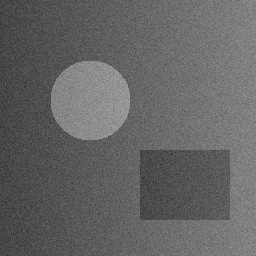
#> input picture Q01_sun_rising/input.jpg, 256 x 256 px
$ python b_hist_eq.py
#> lines starting #> are read from the running program, lines starting #| are printed output that depends on the picture
# Histogram equalisation
import numpy as np
import matplotlib.pyplot as plt
from PIL import Image
from pathlib import Path

# input.jpg = any image kept in the same folder as this file
img = np.array(Image.open(Path(__file__).with_name("input.jpg")).convert("L"))
#> img is the input picture: shape (256, 256); min 41, max 175, mean 100.5

hist = np.bincount(img.ravel(), minlength=256)       # histogram
#> hist = 256 values, max 1142 at index 88, min 0 at index 0, mean 256
cdf = hist.cumsum()                                  # cumulative sum
#> cdf = 256 values from 0 to 65536
cdf = (cdf - cdf.min()) / (cdf.max() - cdf.min()) * 255
#> cdf = 256 values from 0 to 255
out = cdf[img]                                       # map every pixel through the cdf
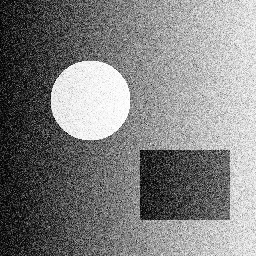
#> out: shape (256, 256) float64; min 0.00778, max 255, mean 129.1

plt.figure(figsize=(10, 7))
plt.subplot(2, 2, 1)
plt.imshow(img, cmap="gray", vmin=0, vmax=255)
plt.title("Original")
plt.subplot(2, 2, 2)
plt.imshow(out, cmap="gray", vmin=0, vmax=255)
plt.title("Equalised")
plt.subplot(2, 2, 3)
plt.hist(img.ravel(), 256, (0, 256))
plt.title("Original histogram")
plt.subplot(2, 2, 4)
plt.hist(out.ravel(), 256, (0, 256))
plt.title("Equalised histogram")
plt.tight_layout()
plt.show()
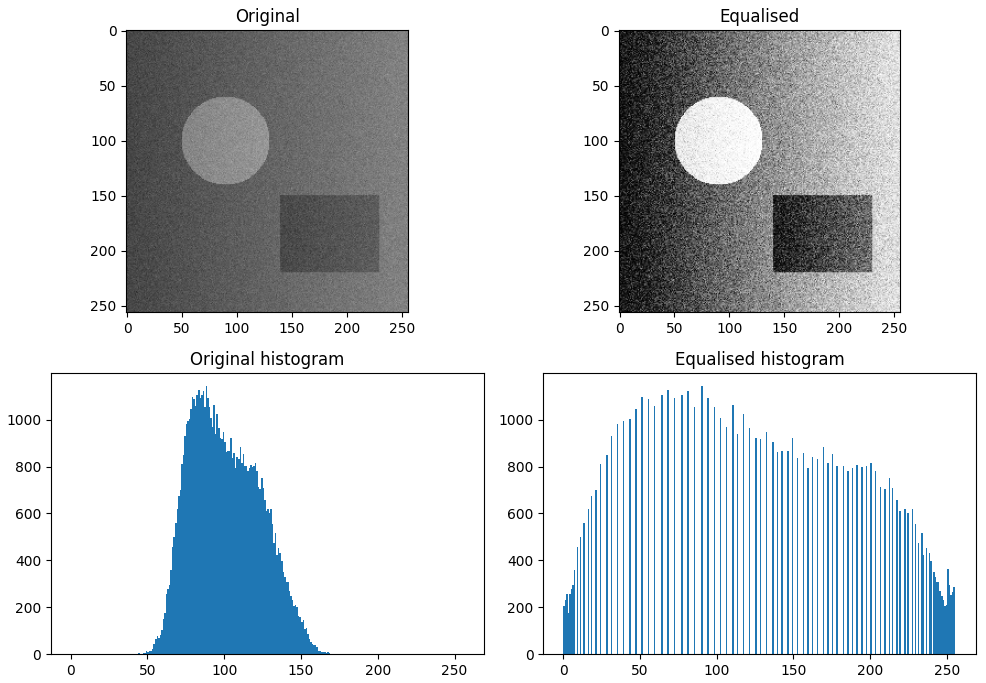
#> figure drawn by matplotlib, 4 panels; panel 3: tallest bar 1142 high, from x = 88 to 89; panel 4: tallest bar 1142 high, from x = 90 to 91
